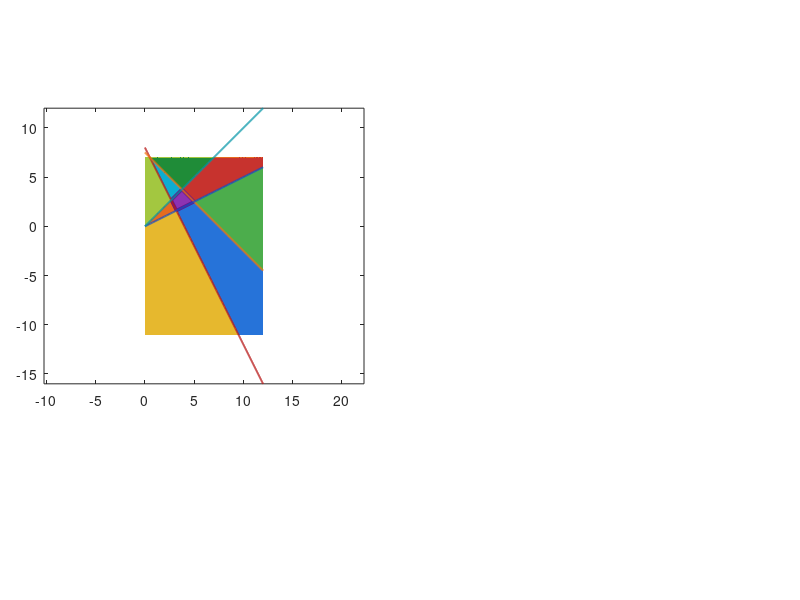

Reproduce this figure in MATLAB. (Note: this script raises an error after producing the figure.)
function report = run_x1_transformation_stability(outputDir,publicFigureDir,derivedFigureDir)
%RUN_X1_TRANSFORMATION_STABILITY Rebuild the IFAC-extension transformation example.
%
% This entry keeps three objects separate:
%   (1) x(t), integrated in the original state space;
%   (2) eta(x(t)), evaluated pointwise on that trajectory; and
%   (3) z(t), integrated independently from z(0)=eta(x0) with (50).
% No inverse image is selected on a collapsed axis.  The paper's printed
% certificate is verified before either trajectory is integrated.

if nargin < 1 || isempty(outputDir)
    repoRoot = fileparts(fileparts(mfilename('fullpath')));
    outputDir = fullfile(repoRoot,'results','x1');
end
if ~exist(outputDir,'dir'), mkdir(outputDir); end
if nargin < 2 || isempty(publicFigureDir), publicFigureDir=outputDir; end
if nargin < 3, derivedFigureDir=''; end
if ~exist(publicFigureDir,'dir'), mkdir(publicFigureDir); end
if ~isempty(derivedFigureDir) && ~exist(derivedFigureDir,'dir'), mkdir(derivedFigureDir); end

game = defineGame();
certificate = verifyPrintedCertificate(game);
assert(certificate.passes,'The printed certificate failed; do not continue to trajectories.');

dt = 1e-3;
tFinal = 5;
x0 = [6.5;-10];
[t,x] = integrateRK4(@(y) originalRhs(game,y),x0,tFinal,dt);
etaImage = zeros(size(x));
originalBranch = zeros(size(x));
for k = 1:size(x,1)
    [etaImage(k,:),originalBranch(k,:)] = etaMap(game,x(k,:)');
end
z0 = etaImage(1,:)';
[tz,z] = integrateRK4(@(y) transformedRhs(game,y),z0,tFinal,dt);
assert(isequal(t,tz),'The two integrations must use the same fixed time grid.');

separation = vecnorm(etaImage-z,2,2);
firstSeparated = find(separation > 1e-3,1,'first');
axisMask = any(originalBranch==0,2) & ~all(originalBranch==0,2);
axisRuns = contiguousRuns(axisMask);
assert(~isempty(firstSeparated) && ~isempty(axisRuns), ...
    'Expected a mapped/independent split and a one-active original segment.');
% The first one-active run is the A-to-B interval where the two eta-space
% curves first split.  Later one-active runs are retained in the CSV.
run = axisRuns(1,:);

branchCheck = verifyBranchConsistency(game);
boundaryCheck = verifyBoundaries(game,certificate);
fprintf('Branch check: points=%d residual=%.12g pass=%d.\n', ...
    branchCheck.fullActiveGridPoints,branchCheck.maxChainRuleResidual,branchCheck.passes);
fprintf('Boundary check: tie=[%d,%d], tie gap=%.12g, V jumps=[%.12g,%.12g], pass=%d.\n', ...
    boundaryCheck.tieSelection(1),boundaryCheck.tieSelection(2), ...
    abs(boundaryCheck.tieDistances(1,1)-boundaryCheck.tieDistances(1,2)), ...
    boundaryCheck.axisVJumpHorizontal,boundaryCheck.axisVJumpVertical,boundaryCheck.passes);
assert(branchCheck.passes && boundaryCheck.passes,'Branch or boundary checks failed.');

Vimage = lyapunovValues(etaImage,certificate);
Vz = lyapunovValues(z,certificate);
if strcmp(outputDir,publicFigureDir)
    figureNames={'x1_domain_map.png','x1_fiber_collapse.png','x1_trajectories_lyapunov.png'};
else
    figureNames={'X1_domain_map.png','X1_fiber_collapse.png','X1_trajectories_lyapunov.png'};
end
plotDomainMap(game,fullfile(publicFigureDir,figureNames{1}));
plotFiberCollapse(game,fullfile(publicFigureDir,figureNames{2}));
plotTrajectories(game,t,x,etaImage,z,run,certificate, ...
    fullfile(publicFigureDir,figureNames{3}));
if ~strcmp(outputDir,publicFigureDir)
    copyfile(fullfile(publicFigureDir,figureNames{1}),fullfile(outputDir,'x1_domain_map.png'));
    copyfile(fullfile(publicFigureDir,figureNames{2}),fullfile(outputDir,'x1_fiber_collapse.png'));
    copyfile(fullfile(publicFigureDir,figureNames{3}),fullfile(outputDir,'x1_trajectories_lyapunov.png'));
end
if ~isempty(derivedFigureDir)
    plotFiberCard(game,fullfile(derivedFigureDir,'X1_fiber_collapse_vertical.png'));
    plotTrajectoryCards(game,t,x,etaImage,z,run,certificate,derivedFigureDir);
end
writeTrajectories(fullfile(outputDir,'x1_trajectories.csv'), ...
    t,x,etaImage,z,originalBranch,separation,Vimage,Vz);

report = struct();
report.source = 'IFAC extension Section V printed parameters';
report.stateOrder = {'x^1','x^2'};
report.objectiveOrder = {'J_1^1','J_2^1','J_1^2','J_2^2'};
report.selectionRule = 'nearest BR; inactive when own gradients have opposite signs or zero product';
report.tieRuleOriginal = 'equal active distances choose objective 1';
report.axisRuleTransformed = 'z_i <= 0 chooses objective 1; z_i > 0 chooses objective 2';
report.inverseOnAxes = 'undefined/set-valued; no representative returned';
report.dt = dt;
report.tFinal = tFinal;
report.x0 = x0;
report.eta0Computed = z0;
report.eta0Printed = [-2.5;-13.5];
report.eta0PrintedResidual = norm(z0-report.eta0Printed);
report.firstSeparationTime = t(firstSeparated);
report.maxSeparation = max(separation);
report.axisSegmentTime = [t(run(1)),t(run(2))];
report.axisSegmentBranches = originalBranch(run(1),:);
report.axisSegmentEtaEndpoints = [etaImage(run(1),:);etaImage(run(2),:)];
report.axisSegmentNormEndpoints = [norm(etaImage(run(1),:));norm(etaImage(run(2),:))];
report.imageNormPositiveSteps = sum(diff(vecnorm(etaImage,2,2))>1e-8);
report.imageVPositiveSteps = sum(diff(Vimage)>1e-8);
report.independentVPositiveSteps = sum(diff(Vz)>1e-8);
report.certificate = certificate;
report.branchCheck = branchCheck;
report.boundaryCheck = boundaryCheck;
save(fullfile(outputDir,'x1_report.mat'),'game','report','t','x','etaImage','z');

fprintf('X1 outputs written to %s\n',outputDir);
fprintf('Printed certificate strict margins: decay %.6g, positivity %.6g.\n', ...
    certificate.strictDecayMargin,certificate.strictPositivityMargin);
fprintf('Computed eta(x0)=[%.6g, %.6g], not the printed [%.6g, %.6g].\n', ...
    z0(1),z0(2),report.eta0Printed(1),report.eta0Printed(2));
fprintf('Mapped and independently integrated trajectories first separate at t=%.6g.\n', ...
    report.firstSeparationTime);
end

function game = defineGame()
game.A = cell(2,2); game.b = cell(2,2);
game.A{1,1}=[-2,-1;-1,-3]; game.b{1,1}=[8;0];
game.A{1,2}=[-4,-4;-4,-12]; game.b{1,2}=[30;0];
game.A{2,1}=[-7,1;1,-2]; game.b{2,1}=[4;0];
game.A{2,2}=[-3,1;1,-1]; game.b{2,2}=[12;0];
game.alpha=[0.5,0.25;5,1];
end

function cert = verifyPrintedCertificate(game)
% Paper equations (58)-(60), using the four-decimal T printed in Section V.
T=[6.2058,-1.0547,-2.5757,0.1138; ...
  -1.0547,4.3862,3.9895,0.6236; ...
  -2.5757,3.9895,6.2058,-2.8365; ...
   0.1138,0.6236,-2.8365,4.3862];
U=[0,1;1,0]; W=U;
assert(all(U(:)>=0) && all(W(:)>=0),'U and W must be entrywise nonnegative.');
template=struct('selected',[],'Atilde',[],'E',[],'P',[], ...
    'decayEigenvalues',[],'positivityEigenvalues',[], ...
    'maxDecayEigenvalue',NaN,'minPositivityEigenvalue',NaN);
branches=repmat(template,2,2);
worstDecay=-Inf; smallestPositive=Inf;
for j1=1:2
    for j2=1:2
        R=coordinateMatrix(game,j1,j2);
        D=diag([game.alpha(1,j1)*game.A{1,j1}(1,1), ...
                game.alpha(2,j2)*game.A{2,j2}(2,2)]);
        At=R*D;
        E=diag([2*j1-3,2*j2-3]);
        F=[E;eye(2)]; P=F'*T*F;
        decay=At'*P+P*At+E'*U*E;
        positivity=P-E'*W*E;
        decayEig=eig((decay+decay')/2);
        positivityEig=eig((positivity+positivity')/2);
        branches(j1,j2)=struct('selected',[j1,j2],'Atilde',At,'E',E,'P',P, ...
            'decayEigenvalues',decayEig,'positivityEigenvalues',positivityEig, ...
            'maxDecayEigenvalue',max(decayEig), ...
            'minPositivityEigenvalue',min(positivityEig));
        worstDecay=max(worstDecay,max(decayEig));
        smallestPositive=min(smallestPositive,min(positivityEig));
    end
end
cert=struct('T',T,'U',U,'W',W,'branches',branches, ...
    'entrywiseNonnegativeU',all(U(:)>=0),'entrywiseNonnegativeW',all(W(:)>=0), ...
    'worstDecayEigenvalue',worstDecay, ...
    'smallestPositivityEigenvalue',smallestPositive, ...
    'strictDecayMargin',-worstDecay,'strictPositivityMargin',smallestPositive, ...
    'passes',worstDecay<0 && smallestPositive>0);
end

function R=coordinateMatrix(game,j1,j2)
R=[game.A{1,j1}(1,:)/game.A{1,j1}(1,1); ...
   game.A{2,j2}(2,:)/game.A{2,j2}(2,2)];
end

function [eta,selected,distances]=etaMap(game,x)
eta=zeros(2,1); selected=zeros(2,1); distances=zeros(2,2);
for i=1:2
    d=zeros(1,2);
    for j=1:2
        d(j)=(game.A{i,j}(i,:)*x+game.b{i,j}(i))/game.A{i,j}(i,i);
    end
    distances(i,:)=d;
    if d(1)*d(2)<=0
        selected(i)=0; eta(i)=0;
    elseif abs(d(1))<=abs(d(2))
        selected(i)=1; eta(i)=d(1);
    else
        selected(i)=2; eta(i)=d(2);
    end
end
eta=eta'; selected=selected';
end

function f=originalRhs(game,x)
[~,selected]=etaMap(game,x); f=zeros(2,1);
for i=1:2
    j=selected(i);
    if j>0
        f(i)=game.alpha(i,j)*(game.A{i,j}(i,:)*x+game.b{i,j}(i));
    end
end
end

function f=transformedRhs(game,z)
% Equation (50) is integrated directly.  This is not eta(x(t)).
% The axes have no unique original inverse; only a deterministic forward
% branch is chosen here.  The nonpositive side uses objective 1.
j=[1+(z(1)>0),1+(z(2)>0)];
R=coordinateMatrix(game,j(1),j(2));
D=diag([game.alpha(1,j(1))*game.A{1,j(1)}(1,1), ...
        game.alpha(2,j(2))*game.A{2,j(2)}(2,2)]);
f=R*D*z;
end

function [t,y]=integrateRK4(rhs,y0,tFinal,dt)
n=round(tFinal/dt); t=(0:n)'*dt; y=zeros(n+1,numel(y0)); y(1,:)=y0(:)';
for k=1:n
    q=y(k,:)'; k1=rhs(q); k2=rhs(q+dt*k1/2);
    k3=rhs(q+dt*k2/2); k4=rhs(q+dt*k3);
    y(k+1,:)=(q+dt*(k1+2*k2+2*k3+k4)/6)';
end
end

function runs=contiguousRuns(mask)
edges=diff([false;mask(:);false]); starts=find(edges==1); stops=find(edges==-1)-1;
runs=[starts,stops];
end

function out=verifyBranchConsistency(game)
[X,Y]=meshgrid(linspace(-5,16,91),linspace(-11,8,83));
maxResidual=0; count=0; outsideAssumedSignMap=0;
for k=1:numel(X)
    x=[X(k);Y(k)]; [eta,selected]=etaMap(game,x);
    if all(selected>0) && all(abs(eta)>1e-8)
        signSelected=[1+(eta(1)>0),1+(eta(2)>0)];
        if any(signSelected~=selected)
            outsideAssumedSignMap=outsideAssumedSignMap+1;
            continue;
        end
        lhs=coordinateMatrix(game,selected(1),selected(2))*originalRhs(game,x);
        rhs=transformedRhs(game,eta');
        maxResidual=max(maxResidual,norm(lhs-rhs)); count=count+1;
    end
end
out=struct('fullActiveGridPoints',count,'maxChainRuleResidual',maxResidual, ...
    'fullActivePointsOutsideAssumedSignMap',outsideAssumedSignMap, ...
    'passes',count>0 && maxResidual<1e-10);
end

function out=verifyBoundaries(game,cert)
% Active distance ties choose objective 1 in etaMap, matching legacy <=.
xTie=[7;7]; [~,selTie,distTie]=etaMap(game,xTie);
% On z axes no inverse is requested.  Adjacent P matrices must agree on-axis.
z1=[1;0]; z2=[0;1];
v12=z1'*cert.branches(1,1).P*z1-z1'*cert.branches(1,2).P*z1;
v21=z2'*cert.branches(1,1).P*z2-z2'*cert.branches(2,1).P*z2;
out=struct('tieProbe',xTie,'tieDistances',distTie,'tieSelection',selTie, ...
    'axisInverseReturned',false,'axisVJumpHorizontal',abs(v12), ...
    'axisVJumpVertical',abs(v21),'passes',selTie(1)==1 && ...
    abs(distTie(1,1)-distTie(1,2))<1e-12 && abs(v12)<1e-12 && abs(v21)<1e-12);
end

function V=lyapunovValues(Z,cert)
V=zeros(size(Z,1),1);
for k=1:size(Z,1)
    j=[1+(Z(k,1)>0),1+(Z(k,2)>0)]; P=cert.branches(j(1),j(2)).P;
    V(k)=Z(k,:)*P*Z(k,:)';
end
end

function plotDomainMap(game,path)
fig=figure('Color','w','Visible','off','Position',[40,40,1500,760]);
palette=domainPalette(); xBounds=[0,12]; yBounds=[-11,7];
[X,Y]=meshgrid(linspace(xBounds(1),xBounds(2),300),linspace(yBounds(1),yBounds(2),300));
C=zeros(size(X)); E=zeros(numel(X),2);
for k=1:numel(X)
    [e,s]=etaMap(game,[X(k);Y(k)]); C(k)=3*s(1)+s(2); E(k,:)=e;
end

ax1=axes(fig,'Position',[.055,.25,.40,.68]);hold(ax1,'on');axis(ax1,'equal');box(ax1,'on');
imagesc(ax1,X(1,:),Y(:,1),C);set(ax1,'YDir','normal');colormap(ax1,palette);caxis(ax1,[-.5,8.5]);
plotGameGeometry(ax1,game,xBounds,yBounds,true);
for code=0:8
    mask=C==code;
    if any(mask(:))
        text(ax1,median(X(mask)),median(Y(mask)),domainLabel(code), ...
            'HorizontalAlignment','center','FontWeight','bold','FontSize',9, ...
            'BackgroundColor','w','Margin',1);
    end
end
xlim(ax1,xBounds);ylim(ax1,yBounds);grid(ax1,'on');
xlabel(ax1,'x^1');ylabel(ax1,'x^2');
title(ax1,{'Original partition inside D_1^1 \cap D_1^2', ...
    'purple X^*(J)=D^{(0,0)}; curves are the four BR boundaries'});

ax2=axes(fig,'Position',[.555,.25,.40,.68]);hold(ax2,'on');axis(ax2,'equal');box(ax2,'on');grid(ax2,'on');
% The pale backgrounds indicate signs only.  Colored samples are the actual
% images of the finite original-space window; no full quadrant is claimed.
patch(ax2,[0,8,8,0],[0,0,8,8],[.88,.88,.88],'FaceAlpha',.18,'EdgeColor','none');
patch(ax2,[-10,0,0,-10],[0,0,8,8],[.88,.88,.88],'FaceAlpha',.18,'EdgeColor','none');
patch(ax2,[-10,0,0,-10],[-14,-14,0,0],[.88,.88,.88],'FaceAlpha',.18,'EdgeColor','none');
patch(ax2,[0,8,8,0],[-14,-14,0,0],[.88,.88,.88],'FaceAlpha',.18,'EdgeColor','none');
markers={'o','s','^','d'}; fullCodes=[4,5,7,8];
for q=1:numel(fullCodes)
    code=fullCodes(q);
    mask=C(:)==code;
    pts=E(mask,:); stride=max(1,ceil(size(pts,1)/650)); shown=pts(1:stride:end,:);
    scatter(ax2,shown(:,1),shown(:,2),13,palette(code+1,:),markers{q}, ...
        'filled','MarkerFaceAlpha',.22,'MarkerEdgeAlpha',.45);
    if size(pts,1)>3
        edge=boundary(pts(:,1),pts(:,2),.82);
        plot(ax2,pts(edge,1),pts(edge,2),'-','Color',palette(code+1,:),'LineWidth',1.8);
    end
end
axisStyles={'-','--','-.',':'}; axisCodes=[1,2,3,6];
for q=1:numel(axisCodes)
    code=axisCodes(q); mask=C(:)==code; pts=E(mask,:);
    [~,order]=sortrows(pts,[1,2]); pts=pts(order,:);
    plot(ax2,pts(:,1),pts(:,2),axisStyles{q},'Color',palette(code+1,:),'LineWidth',3.0);
end
plot(ax2,[-10,8],[0,0],'k-','LineWidth',1.6);plot(ax2,[0,0],[-14,8],'k-','LineWidth',1.6);
plot(ax2,0,0,'o','Color',palette(1,:),'MarkerFaceColor',palette(1,:),'MarkerSize',9);
labelCodes=[4,5,7,8,1,2,3,6];
labelPos=[-3.2,-8.0;-3.0,2.2;3.0,-3.1;3.1,2.2;-5.2,.65;5.0,.65;.35,-8.7;.35,3.1];
for q=1:numel(labelCodes)
    code=labelCodes(q);
    text(ax2,labelPos(q,1),labelPos(q,2),domainLabel(code), ...
        'FontWeight','bold','FontSize',9,'BackgroundColor','w','Margin',1);
end
text(ax2,.25,.25,'D^{(0,0)}','FontWeight','bold','Color',palette(1,:),'BackgroundColor','w');
xlim(ax2,[-10,8]);ylim(ax2,[-14,8]);
xlabel(ax2,'$\tilde{x}^1=\eta^1(x)$','Interpreter','latex');
ylabel(ax2,'$\tilde{x}^2=\eta^2(x)$','Interpreter','latex');
title(ax2,{'Actual image subsets of the same local window', ...
    'outlines/markers identify local subsets; pale quadrants show signs only'});
axKey=axes(fig,'Position',[.055,.025,.90,.16]);axis(axKey,'off');xlim(axKey,[0,1]);ylim(axKey,[0,1]);
text(axKey,.02,.78,'How to read D^{(i,j)}','FontWeight','bold','FontSize',12);
text(axKey,.02,.50,{'i = agent 1 status;  j = agent 2 status', ...
    '0 = inactive (already Pareto-optimal for that agent);  1/2 = selected objective', ...
    'i,j in {1,2}: 2-D domain -> local quadrant subset   |   one zero: strip -> half-axis   |   (0,0): Nash set -> origin'}, ...
    'FontSize',10,'VerticalAlignment','middle');
text(axKey,.98,.12,'Local displayed image only - not a whole-quadrant surjectivity claim.', ...
    'HorizontalAlignment','right','FontWeight','bold','Color',[.35,.12,.12],'FontSize',10);
exportgraphics(fig,path,'Resolution',160);close(fig);
end

function plotFiberCollapse(game,path)
fig=figure('Color','w','Visible','off','Position',[40,40,1500,720]);
palette=domainPalette(); xBounds=[0,12]; yBounds=[-11,7]; targets=[1,0;2,0;0,1;0,2];
[X,Y]=meshgrid(linspace(xBounds(1),xBounds(2),260),linspace(yBounds(1),yBounds(2),260));
kappa=zeros(4,1);
for q=1:4
    vals=[];
    for k=1:numel(X)
        [e,s]=etaMap(game,[X(k);Y(k)]);
        if all(s==targets(q,:)), vals(end+1)=e(1+(targets(q,1)==0)); end %#ok<AGROW>
    end
    vals=sort(vals);kappa(q)=vals(max(1,round(.55*numel(vals))));
end

ax1=subplot(1,2,1,'Parent',fig);hold(ax1,'on');axis(ax1,'equal');box(ax1,'on');grid(ax1,'on');
plotGameGeometry(ax1,game,xBounds,yBounds,false);
fiberHandles=gobjects(4,1);
for q=1:4
    [fx,fy]=fiberPoints(game,targets(q,:),kappa(q),xBounds,yBounds);
    code=3*targets(q,1)+targets(q,2); col=palette(code+1,:);
    fiberHandles(q)=plot(ax1,fx,fy,'-','Color',col,'LineWidth',4);
    keep=find(isfinite(fx));
    if ~isempty(keep)
        marks=keep(round(linspace(1,numel(keep),min(6,numel(keep)))));
        plot(ax1,fx(marks),fy(marks),'o','Color',col,'MarkerFaceColor','w','MarkerSize',5);
    end
end
xlim(ax1,xBounds);ylim(ax1,yBounds);xlabel(ax1,'x^1');ylabel(ax1,'x^2');
title(ax1,{'Representative rank-one fibers in the original space', ...
    'each L_{\kappa}^{i,j} is a set of many original states x'});
fiberLabels=cell(1,4);
for q=1:4
    fiberLabels{q}=sprintf('$L_{%ckappa}^{%d,%d} %csubset D^{(%d,%d)},%cquad %ckappa=%+.2f$', ...
        char(92),targets(q,1),targets(q,2),char(92), ...
        targets(q,1),targets(q,2),char(92),char(92),kappa(q));
end
legend(fiberHandles,fiberLabels,'Interpreter','latex','Location','southwest');
text(ax1,.03,.97,'FIBER: many x values','Units','normalized','VerticalAlignment','top', ...
    'FontWeight','bold','BackgroundColor','w','Margin',3);

ax2=subplot(1,2,2,'Parent',fig);hold(ax2,'on');axis(ax2,'equal');box(ax2,'on');grid(ax2,'on');
plot(ax2,[-10,8],[0,0],'k-','LineWidth',1.6);plot(ax2,[0,0],[-14,8],'k-','LineWidth',1.6);
for q=1:4
    code=3*targets(q,1)+targets(q,2); col=palette(code+1,:);
    if targets(q,1)>0, p=[kappa(q),0]; else, p=[0,kappa(q)]; end
    plot(ax2,p(1),p(2),'o','Color',col,'MarkerFaceColor',col,'MarkerSize',11);
    dy=.25;if all(targets(q,:)==[1,0]),dy=.75;end
    text(ax2,p(1)+.25,p(2)+dy,sprintf('$\\eta(L_{\\kappa}^{%d,%d})=(%+.2f,%+.2f)$', ...
        targets(q,1),targets(q,2),p(1),p(2)),'Interpreter','latex', ...
        'Color',col,'FontWeight','bold','BackgroundColor','w','HorizontalAlignment','left');
end
plot(ax2,0,0,'o','Color',palette(1,:),'MarkerFaceColor',palette(1,:),'MarkerSize',11);
text(ax2,.25,-.65,'\eta(X^*(J))=(0,0)','Color',palette(1,:),'FontWeight','bold','BackgroundColor','w');
xlim(ax2,[-10,12]);ylim(ax2,[-14,8]);
xlabel(ax2,'$\tilde{x}^1=\eta^1(x)$','Interpreter','latex');
ylabel(ax2,'$\tilde{x}^2=\eta^2(x)$','Interpreter','latex');
title(ax2,{'Fibers collapse to single axis points', ...
    'one image point has a set-valued inverse (an entire fiber)'});
text(ax2,.03,.97,'SINGLE IMAGE POINT','Units','normalized','VerticalAlignment','top', ...
    'FontWeight','bold','BackgroundColor','w','Margin',3);
annotation(fig,'textbox',[.31,.01,.38,.07], ...
    'String','many original states x  ->  one eta(x); axis inverse is set-valued', ...
    'HorizontalAlignment','center','VerticalAlignment','middle','FontWeight','bold', ...
    'EdgeColor',[.25,.25,.25],'BackgroundColor','w');
exportgraphics(fig,path,'Resolution',160);close(fig);
end

function plotTrajectories(game,t,x,etaImage,z,run,cert,path)
fig=figure('Color','w','Visible','off','Position',[40,40,1500,930]);
tl=tiledlayout(fig,2,2,'TileSpacing','compact','Padding','compact');
green=[0,.45,.15]; purple=[.55,0,.75]; orange=[.90,.25,.05];
markEvery=round(linspace(1,numel(t),14));
ax1=nexttile(tl,1);hold(ax1,'on');axis(ax1,'equal');box(ax1,'on');grid(ax1,'on');
[X,Y]=meshgrid(linspace(-5,16,160),linspace(-11,8,150)); Z=zeros(size(X));
for k=1:numel(X), e=etaMap(game,[X(k);Y(k)]); Z(k)=lyapunovValues(e,cert); end
plotGameGeometry(ax1,game,[-5,16],[-11,8],false);
contour(ax1,X,Y,Z,[5,20,50,100,200,400],'Color',[.45,.55,.45]);
plot(ax1,x(:,1),x(:,2),'-','Color',green,'LineWidth',2.2);
plot(ax1,x(markEvery,1),x(markEvery,2),'o','Color',green,'MarkerFaceColor','w','MarkerSize',4);
plot(ax1,x(run(1):run(2),1),x(run(1):run(2),2),'-','Color',orange,'LineWidth',3.0);
plot(ax1,x(1,1),x(1,2),'ko','MarkerFaceColor','k');
plot(ax1,x(run(1),1),x(run(1),2),'o','Color',orange,'MarkerFaceColor','w','LineWidth',1.5);
plot(ax1,x(run(2),1),x(run(2),2),'o','Color',orange,'MarkerFaceColor',orange);
text(ax1,x(run(1),1)+.25,x(run(1),2),'A','FontWeight','bold');
text(ax1,x(run(2),1)+.25,x(run(2),2),'B','FontWeight','bold');
xlim(ax1,[-5,16]);ylim(ax1,[-11,8]);xlabel(ax1,'x^1');ylabel(ax1,'x^2');
title(ax1,{'(1) ORIGINAL: independently integrated x(t)','orange A-to-B interval is one-active in original space'});

ax2=nexttile(tl,2);hold(ax2,'on');axis(ax2,'equal');box(ax2,'on');grid(ax2,'on');
[E1,E2]=meshgrid(linspace(-10,8,180),linspace(-14,8,180)); G=[E1(:),E2(:)]; VG=lyapunovValues(G,cert);
contour(ax2,E1,E2,reshape(VG,size(E1)),[5,20,50,100,200,400],'Color',[.78,.82,.78]);
plot(ax2,[-10,8],[0,0],'k-','LineWidth',1.2,'HandleVisibility','off');
plot(ax2,[0,0],[-14,8],'k-','LineWidth',1.2,'HandleVisibility','off');
hZghost=plot(ax2,z(:,1),z(:,2),'--','Color',[.70,.55,.78],'LineWidth',1.3);
hEta=plot(ax2,etaImage(:,1),etaImage(:,2),'-','Color',green,'LineWidth',2.6);
plot(ax2,etaImage(markEvery,1),etaImage(markEvery,2),'o','Color',green,'MarkerFaceColor','w','MarkerSize',4,'HandleVisibility','off');
hSegment=plot(ax2,etaImage(run(1):run(2),1),etaImage(run(1):run(2),2),'-','Color',orange,'LineWidth',3);
plot(ax2,etaImage(1,1),etaImage(1,2),'ko','MarkerFaceColor','k','HandleVisibility','off');
plot(ax2,etaImage(run(1),1),etaImage(run(1),2),'o','Color',orange,'MarkerFaceColor','w','LineWidth',1.5,'HandleVisibility','off');
plot(ax2,etaImage(run(2),1),etaImage(run(2),2),'o','Color',orange,'MarkerFaceColor',orange,'HandleVisibility','off');
text(ax2,etaImage(run(1),1)+.25,etaImage(run(1),2),'\eta(A)','FontWeight','bold');
text(ax2,etaImage(run(2),1)+.25,etaImage(run(2),2),'\eta(B)','FontWeight','bold');
xlim(ax2,[-10,8]);ylim(ax2,[-14,8]);
xlabel(ax2,'$\tilde{x}^1$','Interpreter','latex');ylabel(ax2,'$\tilde{x}^2$','Interpreter','latex');
title(ax2,{'(2) POINTWISE IMAGE: solid \eta(x(t))','evaluate eta after integrating x(t); this is not an ODE solve'});
legend(ax2,[hEta,hZghost,hSegment],{'solid + circles: \eta(x(t))','dashed context: independent z(t)','mapped A-to-B fiber segment'},'Location','northeast');

ax3=nexttile(tl,3);hold(ax3,'on');axis(ax3,'equal');box(ax3,'on');grid(ax3,'on');
plot(ax3,[-10,8],[0,0],'k-','LineWidth',1.2,'HandleVisibility','off');
plot(ax3,[0,0],[-14,8],'k-','LineWidth',1.2,'HandleVisibility','off');
hEtaGhost=plot(ax3,etaImage(:,1),etaImage(:,2),'-','Color',[.50,.66,.55],'LineWidth',1.3);
hZ=plot(ax3,z(:,1),z(:,2),'--','Color',purple,'LineWidth',2.6);
plot(ax3,z(markEvery,1),z(markEvery,2),'^','Color',purple,'MarkerFaceColor','w','MarkerSize',5,'HandleVisibility','off');
plot(ax3,z(1,1),z(1,2),'ko','MarkerFaceColor','k','HandleVisibility','off');
xlim(ax3,[-10,8]);ylim(ax3,[-14,8]);
xlabel(ax3,'$\tilde{x}^1$','Interpreter','latex');ylabel(ax3,'$\tilde{x}^2$','Interpreter','latex');
title(ax3,{'(3) INDEPENDENT DYNAMICS: dashed z(t)','integrated from z(0)=\eta(x_0); no inverse fiber is selected'});
legend(ax3,[hZ,hEtaGhost],{'dashed + triangles: independent z(t)','solid context: pointwise \eta(x(t))'},'Location','northeast');

ax4=nexttile(tl,4);hold(ax4,'on');box(ax4,'on');grid(ax4,'on');
vEta=lyapunovValues(etaImage,cert);vZ=lyapunovValues(z,cert);
plot(ax4,t,vEta,'-','Color',green,'LineWidth',2.0);
plot(ax4,t,vZ,'--','Color',purple,'LineWidth',2.0);
plot(ax4,t(markEvery),vEta(markEvery),'o','Color',green,'MarkerFaceColor','w','MarkerSize',4,'HandleVisibility','off');
plot(ax4,t(markEvery),vZ(markEvery),'^','Color',purple,'MarkerFaceColor','w','MarkerSize',5,'HandleVisibility','off');
xlabel(ax4,'time t');ylabel(ax4,'piecewise-quadratic V');
title(ax4,{'(4) CERTIFICATE VALUES along the two eta-space curves', ...
    'temporary Euclidean-norm growth alone is not an instability result'});
legend(ax4,{'solid + circles: V(\eta(x(t)))','dashed + triangles: V(z(t))'},'Location','northeast');

% A/B inset: the same two curves are shown with distinct line styles and
% markers so their separation cannot be mistaken for plotting noise.
idx=run(1):min(numel(t),run(2)+round(.12/(t(2)-t(1))));
inset=axes(fig,'Position',[.765,.575,.19,.145]);hold(inset,'on');box(inset,'on');grid(inset,'on');
plot(inset,etaImage(idx,1),etaImage(idx,2),'-','Color',green,'LineWidth',2.0);
plot(inset,z(idx,1),z(idx,2),'--','Color',purple,'LineWidth',2.0);
pick=idx(round(linspace(1,numel(idx),6)));
plot(inset,etaImage(pick,1),etaImage(pick,2),'o','Color',green,'MarkerFaceColor','w','MarkerSize',3);
plot(inset,z(pick,1),z(pick,2),'^','Color',purple,'MarkerFaceColor','w','MarkerSize',4);
allPts=[etaImage(idx,:);z(idx,:)];span=max(allPts,[],1)-min(allPts,[],1);
pad=.08*max(span,[1e-3,1e-3]);
xlim(inset,[min(allPts(:,1))-pad(1),max(allPts(:,1))+pad(1)]);
ylim(inset,[min(allPts(:,2))-pad(2),max(allPts(:,2))+pad(2)]);
title(inset,'A/B split: different objects','FontSize',8);set(inset,'FontSize',7);
title(tl,{'X1: a non-bijective coordinate map is an analysis device - not a controller or stabilizer', ...
    'solid/round = pointwise \eta(x(t)); dashed/triangle = independently integrated z(t)'});
exportgraphics(fig,path,'Resolution',160);close(fig);
end

function plotFiberCard(game,path)
% A vertical, single-message derivative for narrow public layouts.
palette=domainPalette();target=[1,0];xBounds=[0,12];yBounds=[-11,7];
[X,Y]=meshgrid(linspace(xBounds(1),xBounds(2),260),linspace(yBounds(1),yBounds(2),260));
vals=[];
for k=1:numel(X)
    [e,s]=etaMap(game,[X(k);Y(k)]);
    if all(s==target),vals(end+1)=e(1);end %#ok<AGROW>
end
vals=sort(vals);kappa=vals(max(1,round(.55*numel(vals))));
[fx,fy]=fiberPoints(game,target,kappa,xBounds,yBounds);code=3*target(1)+target(2);col=palette(code+1,:);
fig=figure('Color','w','Visible','off','Position',[60,60,900,1180]);
tl=tiledlayout(fig,2,1,'TileSpacing','compact','Padding','compact');
ax1=nexttile(tl,1);hold(ax1,'on');axis(ax1,'equal');box(ax1,'on');grid(ax1,'on');
plotGameGeometry(ax1,game,xBounds,yBounds,false);plot(ax1,fx,fy,'-','Color',col,'LineWidth',5);
keep=find(isfinite(fx));marks=keep(round(linspace(1,numel(keep),6)));
plot(ax1,fx(marks),fy(marks),'o','Color',col,'MarkerFaceColor','w','MarkerSize',8,'LineWidth',1.5);
xlim(ax1,xBounds);ylim(ax1,yBounds);xlabel(ax1,'x^1');ylabel(ax1,'x^2');
title(ax1,{'MANY ORIGINAL STATES x ON ONE FIBER', ...
    sprintf('L_{\\kappa}^{1,0}: \\eta^1(x)=\\kappa within D^{(1,0)},  \\kappa=%+.2f',kappa)});
ax2=nexttile(tl,2);hold(ax2,'on');axis(ax2,'equal');box(ax2,'on');grid(ax2,'on');
plot(ax2,[-10,8],[0,0],'k-','LineWidth',1.6);plot(ax2,[0,0],[-14,8],'k-','LineWidth',1.6);
plot(ax2,kappa,0,'o','Color',col,'MarkerFaceColor',col,'MarkerSize',16);
text(ax2,kappa+.35,.7,sprintf('single image point  (%.2f, 0)',kappa), ...
    'FontWeight','bold','Color',col,'BackgroundColor','w','Margin',2);
xlim(ax2,[-10,8]);ylim(ax2,[-14,8]);xlabel(ax2,'\eta^1(x)');ylabel(ax2,'\eta^2(x)');
title(ax2,{'ONE IMAGE POINT','axis inverse = full fiber (set-valued; no representative selected)'});
title(tl,{'NON-BIJECTIVE COLLAPSE: many x map to one point', ...
    'the same mechanism sends the Nash set to the origin'});
exportgraphics(fig,path,'Resolution',180);close(fig);
end

function plotTrajectoryCards(game,t,x,etaImage,z,run,cert,assetDir)
green=[0,.45,.15];purple=[.55,0,.75];orange=[.90,.25,.05];
markEvery=round(linspace(1,numel(t),14));

fig=figure('Color','w','Visible','off','Position',[60,60,900,680]);ax=axes(fig);hold(ax,'on');axis(ax,'equal');box(ax,'on');grid(ax,'on');
plotGameGeometry(ax,game,[-5,16],[-11,8],false);plot(ax,x(:,1),x(:,2),'-','Color',green,'LineWidth',2.8);
plot(ax,x(markEvery,1),x(markEvery,2),'o','Color',green,'MarkerFaceColor','w','MarkerSize',5);
plot(ax,x(run(1):run(2),1),x(run(1):run(2),2),'-','Color',orange,'LineWidth',3.5);
plot(ax,x(1,1),x(1,2),'ko','MarkerFaceColor','k');xlim(ax,[-5,16]);ylim(ax,[-11,8]);xlabel(ax,'x^1');ylabel(ax,'x^2');
title(ax,{'(1) ORIGINAL x(t)','independently integrated in original state space; orange = one-active A-to-B interval'});
exportgraphics(fig,fullfile(assetDir,'X1_original_x_card.png'),'Resolution',180);close(fig);

fig=figure('Color','w','Visible','off','Position',[60,60,900,680]);ax=axes(fig);hold(ax,'on');axis(ax,'equal');box(ax,'on');grid(ax,'on');
plot(ax,[-10,8],[0,0],'k-','LineWidth',1.3);plot(ax,[0,0],[-14,8],'k-','LineWidth',1.3);
plot(ax,etaImage(:,1),etaImage(:,2),'-','Color',green,'LineWidth',2.8);
plot(ax,etaImage(markEvery,1),etaImage(markEvery,2),'o','Color',green,'MarkerFaceColor','w','MarkerSize',5);
plot(ax,etaImage(run(1):run(2),1),etaImage(run(1):run(2),2),'-','Color',orange,'LineWidth',3.5);
xlim(ax,[-10,8]);ylim(ax,[-14,8]);xlabel(ax,'\eta^1(x)');ylabel(ax,'\eta^2(x)');
title(ax,{'(2) POINTWISE \eta(x(t)) - SOLID + CIRCLES','evaluate the non-bijective map after integrating x(t); not a second ODE solve'});
exportgraphics(fig,fullfile(assetDir,'X1_pointwise_eta_card.png'),'Resolution',180);close(fig);

fig=figure('Color','w','Visible','off','Position',[60,60,900,680]);ax=axes(fig);hold(ax,'on');axis(ax,'equal');box(ax,'on');grid(ax,'on');
plot(ax,[-10,8],[0,0],'k-','LineWidth',1.3);plot(ax,[0,0],[-14,8],'k-','LineWidth',1.3);
plot(ax,z(:,1),z(:,2),'--','Color',purple,'LineWidth',2.8);
plot(ax,z(markEvery,1),z(markEvery,2),'^','Color',purple,'MarkerFaceColor','w','MarkerSize',6);
plot(ax,z(1,1),z(1,2),'ko','MarkerFaceColor','k');xlim(ax,[-10,8]);ylim(ax,[-14,8]);xlabel(ax,'z^1');ylabel(ax,'z^2');
title(ax,{'(3) INDEPENDENT z(t) - DASHED + TRIANGLES','integrated from z(0)=\eta(x_0); no axis-fiber inverse representative is chosen'});
exportgraphics(fig,fullfile(assetDir,'X1_independent_z_card.png'),'Resolution',180);close(fig);

fig=figure('Color','w','Visible','off','Position',[60,60,900,680]);ax=axes(fig);hold(ax,'on');box(ax,'on');grid(ax,'on');
vEta=lyapunovValues(etaImage,cert);vZ=lyapunovValues(z,cert);
plot(ax,t,vEta,'-','Color',green,'LineWidth',2.5);plot(ax,t,vZ,'--','Color',purple,'LineWidth',2.5);
plot(ax,t(markEvery),vEta(markEvery),'o','Color',green,'MarkerFaceColor','w','MarkerSize',5);
plot(ax,t(markEvery),vZ(markEvery),'^','Color',purple,'MarkerFaceColor','w','MarkerSize',6);
xlabel(ax,'time t');ylabel(ax,'piecewise-quadratic V');
legend(ax,{'V(\eta(x(t)))','V(z(t))'},'Location','northeast');
title(ax,{'(4) CERTIFICATE VALUES','temporary Euclidean-norm growth is not, by itself, an instability result'});
exportgraphics(fig,fullfile(assetDir,'X1_certificate_card.png'),'Resolution',180);close(fig);
end

function palette=domainPalette()
% Codes are 3*j1+j2.  D^(0,0) is purple and all corresponding original/image
% pieces retain the same color across the two mapping figures.
palette=[.55,.20,.70; .15,.45,.85; .05,.68,.82; .90,.42,.12; ...
         .90,.72,.18; .64,.78,.25; .78,.20,.18; .30,.68,.30; .12,.55,.22];
end

function label=domainLabel(code)
j1=floor(code/3);j2=mod(code,3);label=sprintf('D^{(%d,%d)}',j1,j2);
end

function plotGameGeometry(ax,game,xBounds,yBounds,showAssumptionBoundary)
% Draw the four own-gradient zero sets and the exact Nash polygon.
verts=zeros(4,2); q=0;
for j1=1:2
    for j2=1:2
        q=q+1;R=coordinateMatrix(game,j1,j2);
        r=[game.b{1,j1}(1)/game.A{1,j1}(1,1);game.b{2,j2}(2)/game.A{2,j2}(2,2)];
        verts(q,:)=(-R\r)';
    end
end
h=convhull(verts(:,1),verts(:,2));
palette=domainPalette();
patch(ax,verts(h,1),verts(h,2),palette(1,:),'FaceAlpha',.50, ...
    'EdgeColor',[.40,.08,.52],'LineWidth',2.4);
xx=linspace(xBounds(1),xBounds(2),500); cols={[.72,.10,.10],[.95,.45,.05],[.08,.30,.78],[.00,.58,.65]};q=0;
for i=1:2
    for j=1:2
        q=q+1;A=game.A{i,j};b=game.b{i,j};
        if i==1, yy=-(A(1,1)*xx+b(1))/A(1,2);else, yy=-(A(2,1)*xx+b(2))/A(2,2);end
        plot(ax,xx,yy,'Color',cols{q},'LineWidth',1.35);
    end
end
if showAssumptionBoundary
    xline(ax,0,'k--','LineWidth',1.0);yline(ax,7,'k--','LineWidth',1.0);
end
xlim(ax,xBounds);ylim(ax,yBounds);
end

function [fx,fy]=fiberPoints(game,target,kappa,xBounds,yBounds)
t=linspace(0,1,700);fx=nan(size(t));fy=nan(size(t));
if target(1)>0
    row=game.A{1,target(1)}(1,:)/game.A{1,target(1)}(1,1);
    r=game.b{1,target(1)}(1)/game.A{1,target(1)}(1,1);
    fy=yBounds(1)+(yBounds(2)-yBounds(1))*t;fx=(kappa-r-row(2)*fy)/row(1);
else
    row=game.A{2,target(2)}(2,:)/game.A{2,target(2)}(2,2);
    r=game.b{2,target(2)}(2)/game.A{2,target(2)}(2,2);
    fx=xBounds(1)+(xBounds(2)-xBounds(1))*t;fy=(kappa-r-row(1)*fx)/row(2);
end
for k=1:numel(t)
    if fx(k)<xBounds(1)||fx(k)>xBounds(2)||fy(k)<yBounds(1)||fy(k)>yBounds(2)
        fx(k)=nan;fy(k)=nan;continue
    end
    [~,s]=etaMap(game,[fx(k);fy(k)]);
    if any(s~=target),fx(k)=nan;fy(k)=nan;end
end
end

function writeTrajectories(path,t,x,e,z,b,sep,Ve,Vz)
fid=fopen(path,'w');cleaner=onCleanup(@()fclose(fid)); %#ok<NASGU>
fprintf(fid,'t,x1,x2,eta_x1,eta_x2,z1_independent,z2_independent,j1_original,j2_original,separation,V_eta_x,V_z\n');
for k=1:numel(t)
    fprintf(fid,'%.9g,%.12g,%.12g,%.12g,%.12g,%.12g,%.12g,%d,%d,%.12g,%.12g,%.12g\n', ...
        t(k),x(k,1),x(k,2),e(k,1),e(k,2),z(k,1),z(k,2),b(k,1),b(k,2),sep(k),Ve(k),Vz(k));
end
end
